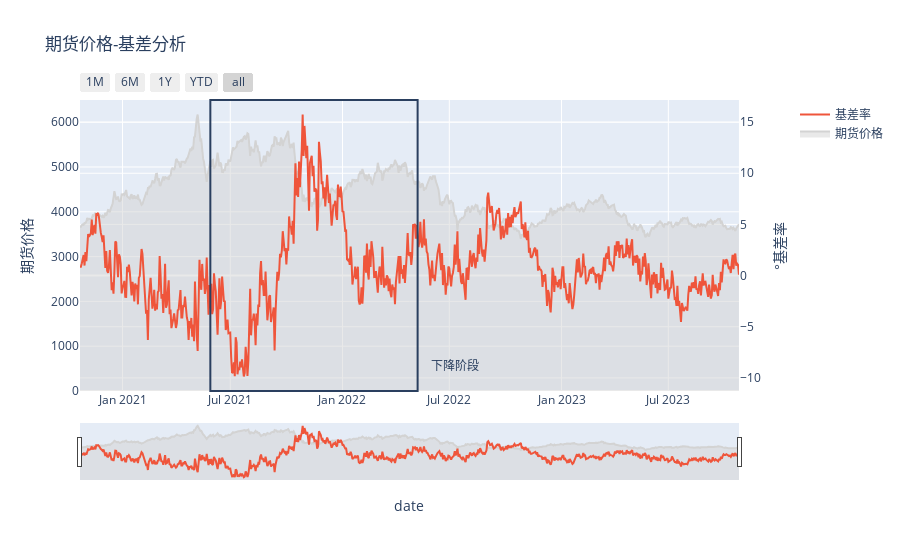

Source (notebook cell):
### Code cell
# 使用GraphicObject绘制多曲线
fig_main = make_subplots(specs=[[{"secondary_y": True}]])
# 不同颜色设置的方法
fig_future_price = go.Scatter(x=df_rb_basis['日期'], y=df_rb_basis['期货'], stackgroup='one', name='期货价格', marker_color='lightgray')
#fig_future_price = go.Scatter(x=df_rb_basis['日期'], y=df_rb_basis['期货'], stackgroup='one', name='期货价格', marker_color='rgb(15, 83, 109)')
#fig_future_price = go.Scatter(x=df_rb_basis['日期'], y=df_rb_basis['期货'], stackgroup='one', name='期货价格', marker_color='#af0110')

fig_basis_rate = go.Scatter(x=df_rb_basis['日期'], y=df_rb_basis['基差率'], name='基差率')
fig_main.add_trace(fig_future_price)
fig_main.add_trace(fig_basis_rate, secondary_y=True)

# 标注日期范围
fig_main.update_layout(
    shapes = [dict(  # 显示形状的位置和线宽等信息
        x0='2021-06-01', x1='2022-05-13',  # x的取值
        y0=0, y1=1,  # y的取值
        xref='x', yref='paper',
        line_width=2)],
    annotations=[dict(   #  备注信息
        x='2022-06-01', y=0.05,
        xref='x', yref='paper',
        showarrow=False,
        xanchor='left',
        text='下降阶段')]
)
fig_main.layout.xaxis.title="日期"
fig_main.layout.yaxis.title="期货价格"
fig_main.layout.yaxis2.title="°基差率"
fig_main.layout.title="期货价格-基差分析"

# 去除休市的日期，保持连续
import datetime
trade_date = ak.tool_trade_date_hist_sina()['trade_date']
trade_date = [d.strftime("%Y-%m-%d") for d in trade_date]
dt_all = pd.date_range(start=df_rb_basis['日期'].iloc[0],end=df_rb_basis['日期'].iloc[-1])
dt_all = [d.strftime("%Y-%m-%d") for d in dt_all]
dt_breaks = list(set(dt_all) - set(trade_date))


# 数据筛选    
fig_main.update_xaxes(
    title_text = 'date',
    rangebreaks=[dict(values=dt_breaks)],
    rangeslider_visible = True, # 下方滑动条缩放
    rangeselector = dict(
        # 增加固定范围选择
        buttons = list([
            dict(count = 1, label = '1M', step = 'month', stepmode = 'backward'),
            dict(count = 6, label = '6M', step = 'month', stepmode = 'backward'),
            dict(count = 1, label = '1Y', step = 'year', stepmode = 'backward'),
            dict(count = 1, label = 'YTD', step = 'year', stepmode = 'todate'),
            dict(step = 'all')])))

fig_main.show()

### Figure 1 — Plotly figure (JSON) as saved in the notebook; plotly's stock layout.template omitted (floating-point values rounded to 4 significant figures; data arrays with more than 128 entries replaced by an {"elided": "..."} marker saying what was removed)
{"data": [{"marker": {"color": "lightgray"}, "name": "期货价格", "stackgroup": "one", "type": "scatter", "x": {"elided": "729 str values"}, "y": {"elided": "729 int values"}}, {"name": "基差率", "type": "scatter", "x": {"elided": "729 str values"}, "xaxis": "x", "y": {"elided": "729 float values"}, "yaxis": "y2"}], "layout": {"annotations": [{"showarrow": false, "text": "下降阶段", "x": "2022-06-01", "xanchor": "left", "xref": "x", "y": 0.05, "yref": "paper"}], "shapes": [{"line": {"width": 2}, "x0": "2021-06-01", "x1": "2022-05-13", "xref": "x", "y0": 0, "y1": 1, "yref": "paper"}], "title": {"text": "期货价格-基差分析"}, "xaxis": {"anchor": "y", "domain": [0, 0.94], "rangebreaks": [{"values": {"elided": "366 str values"}}], "rangeselector": {"buttons": [{"count": 1, "label": "1M", "step": "month", "stepmode": "backward"}, {"count": 6, "label": "6M", "step": "month", "stepmode": "backward"}, {"count": 1, "label": "1Y", "step": "year", "stepmode": "backward"}, {"count": 1, "label": "YTD", "step": "year", "stepmode": "todate"}, {"step": "all"}]}, "rangeslider": {"visible": true}, "title": {"text": "date"}}, "yaxis": {"anchor": "x", "domain": [0, 1], "title": {"text": "期货价格"}}, "yaxis2": {"anchor": "x", "overlaying": "y", "side": "right", "title": {"text": "°基差率"}}}}
